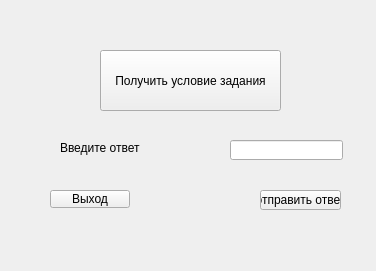
<?xml version="1.0" encoding="UTF-8"?>
<ui version="4.0">
 <class>task4</class>
 <widget class="QWidget" name="task4">
  <property name="geometry">
   <rect>
    <x>0</x>
    <y>0</y>
    <width>376</width>
    <height>271</height>
   </rect>
  </property>
  <property name="windowTitle">
   <string>Form</string>
  </property>
  <widget class="QLineEdit" name="lineEdit">
   <property name="geometry">
    <rect>
     <x>230</x>
     <y>140</y>
     <width>113</width>
     <height>20</height>
    </rect>
   </property>
  </widget>
  <widget class="QPushButton" name="pushButton">
   <property name="geometry">
    <rect>
     <x>100</x>
     <y>50</y>
     <width>181</width>
     <height>61</height>
    </rect>
   </property>
   <property name="text">
    <string>Получить условие задания</string>
   </property>
  </widget>
  <widget class="QPushButton" name="pushButton_2">
   <property name="geometry">
    <rect>
     <x>50</x>
     <y>190</y>
     <width>80</width>
     <height>18</height>
    </rect>
   </property>
   <property name="text">
    <string>Выход</string>
   </property>
  </widget>
  <widget class="QPushButton" name="pushButton_3">
   <property name="geometry">
    <rect>
     <x>260</x>
     <y>190</y>
     <width>81</width>
     <height>20</height>
    </rect>
   </property>
   <property name="text">
    <string>отправить ответ</string>
   </property>
  </widget>
  <widget class="QLabel" name="label">
   <property name="geometry">
    <rect>
     <x>60</x>
     <y>140</y>
     <width>121</width>
     <height>16</height>
    </rect>
   </property>
   <property name="text">
    <string>Введите ответ</string>
   </property>
  </widget>
 </widget>
 <resources/>
 <connections/>
</ui>
